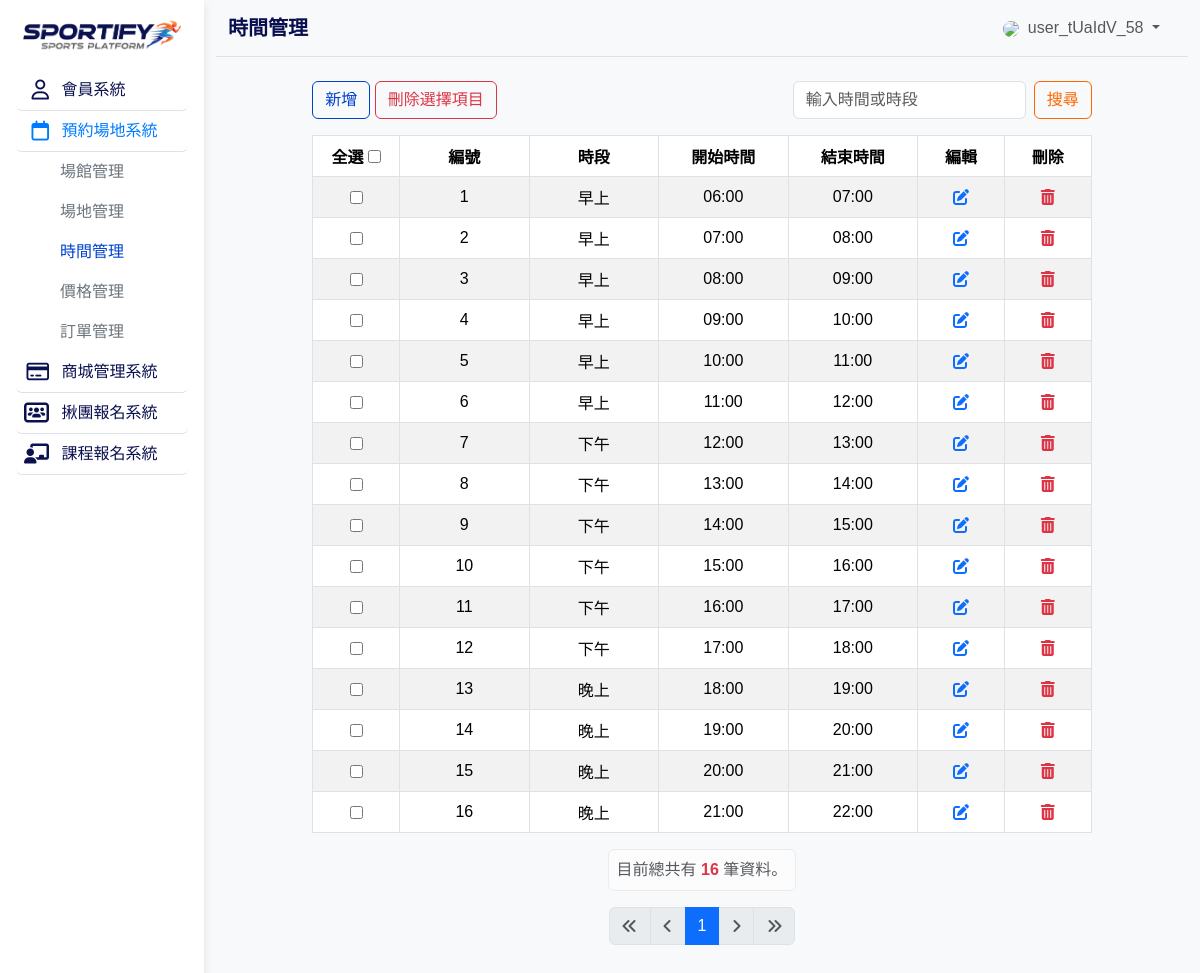
Page /timeslots_list.php (signed in) on the committed database.
### tables this page shows
CREATE TABLE time_slots (
    id TINYINT PRIMARY KEY AUTO_INCREMENT,
    start_time TIME NOT NULL,
    end_time TIME NOT NULL,
    period_id INT NOT NULL,
    FOREIGN KEY (period_id) REFERENCES time_periods(id)
);

CREATE TABLE time_periods (
    id INT PRIMARY KEY AUTO_INCREMENT,
    name VARCHAR(20) NOT NULL
);

### timeslots_list.php (the view, shortened to what this page needs)
<?php include __DIR__ . '/parts/init.php';
$perPage = 20;
$page = isset($_GET['page']) ? intval($_GET['page']) : 1;
$search = isset($_GET['search']) ? trim($_GET['search']) : '';
$searchSql = '';
$params = [];
$sql = "SELECT ts.id,
        DATE_FORMAT(ts.start_time, '%H:%i') AS start_time,
        DATE_FORMAT(ts.end_time, '%H:%i') AS end_time,
        tp.name AS period_name
        FROM time_slots ts
        JOIN time_periods tp ON ts.period_id = tp.id
        $searchSql
        ORDER BY ts.id
        LIMIT " . (($page - 1) * $perPage) . ", " . $perPage;
$stmt = $pdo->prepare($sql);
$stmt->execute($params);
$rows = $stmt->fetchAll();
?>
<?php include __DIR__ . '/parts/html-head.php' ?>
<?php include __DIR__ . '/parts/html-aside.php' ?>
<?php include __DIR__ . '/parts/html-navbar.php' ?>
<div class="container-fluid px-3">
  <div class="row justify-content-center">
    <div class="col-12 col-sm-11 col-md-10">
      <div class="d-flex flex-wrap justify-content-md-between align-items-center gap-2 mb-3">
        <div>
          <a href=" timeslots_add.php" class="btn btn-outline-primary" style="white-space: nowrap;">新增</a>
          <button id="deleteSelected" class="btn btn-outline-danger">刪除選擇項目</button>
        </div>
        <form class="d-flex align-items-center mb-0" role="search" method="GET" action="timeslots_list.php">
          <input class="form-control me-2" type="search" name="search" placeholder="輸入時間或時段" value="<?= htmlentities($search) ?>" aria-label="Search" />
          <button class="btn btn-outline-success" style="white-space: nowrap;" type="submit">搜尋</button>
        </form>
      </div>
      <div class="mb-3">
        <div class="table-responsive">
          <table class="mb-0 table table-bordered table-striped text-center text-break align-middle">
            <thead>
              <tr>
                <th class="sm-th">全選 <input type="checkbox" id="selectAll"></th>
                <th class="sm-th">編號</th>
                <th>時段</th>
                <th>開始時間</th>
                <th>結束時間</th>
                <th class="sm-th">編輯</th>
                <th class="sm-th">刪除</th>
              </tr>
            </thead>
            <tbody>
              <?php foreach ($rows as $r): ?>
                <tr>
                  <td class="sm-td"><input type="checkbox" class="select-item" value="<?= $r['id'] ?>"></td>
                  <td><?= $r['id'] ?></td>
                  <td class="search-field"><?= htmlentities($r['period_name']) ?></td>
                  <td class="search-field startTime"><?= htmlentities($r['start_time']) ?></td>
                  <td class="search-field endTime"><?= htmlentities($r['end_time']) ?></td>
                  <td class="sm-td">
                    <a href="timeslots_edit.php?id=<?= $r['id'] ?>">
                      <i class="fa-solid fa-pen-to-square"></i>
                    </a>
                  </td>
                  <td class="sm-td">
                    <a href="#" class="delete-btn text-danger">
                      <i class="fa-solid fa-trash-can"></i>
                    </a>
                  </td>
                </tr>
              <?php endforeach; ?>
            </tbody>
          </table>
        </div>
      </div>
      <?php include __DIR__ . '/parts/html-pagination.php' ?>
    </div>
  </div>
</div>
<?php include __DIR__ . '/parts/html-scripts.php' ?>
<?php include __DIR__ . '/parts/html-tail.php' ?>

### css/color_style.css (style rules this page uses)
.btn-outline-primary { border-color: var(--ocean-blue) !important; color: var(--ocean-blue) !important; }
.btn-outline-success { border-color: var(--burnt-orange) !important; color: var(--burnt-orange) !important; }

### parts/html-head.php (style rules this page uses)
html, body { height: 100%; font-family: "Noto Sans TC", sans-serif; }
.table td, .table th { min-width: 100px; }
.sm-th, .sm-td { min-width: 67px !important; }

### rows in the picture
time_slots: id "1", period.name "早上", start_time "06:00", end_time "07:00"
time_slots: id "2", period.name "早上", start_time "07:00", end_time "08:00"
time_slots: id "3", period.name "早上", start_time "08:00", end_time "09:00"
time_slots: id "4", period.name "早上", start_time "09:00", end_time "10:00"
time_slots: id "5", period.name "早上", start_time "10:00", end_time "11:00"
time_slots: id "6", period.name "早上", start_time "11:00", end_time "12:00"
time_slots: id "7", period.name "下午", start_time "12:00", end_time "13:00"
time_slots: id "8", period.name "下午", start_time "13:00", end_time "14:00"
time_slots: id "9", period.name "下午", start_time "14:00", end_time "15:00"
time_slots: id "10", period.name "下午", start_time "15:00", end_time "16:00"
time_slots: id "11", period.name "下午", start_time "16:00", end_time "17:00"
time_slots: id "12", period.name "下午", start_time "17:00", end_time "18:00"
time_slots: id "13", period.name "晚上", start_time "18:00", end_time "19:00"
time_slots: id "14", period.name "晚上", start_time "19:00", end_time "20:00"
time_slots: id "15", period.name "晚上", start_time "20:00", end_time "21:00"
time_slots: id "16", period.name "晚上", start_time "21:00", end_time "22:00"

### other values in the picture
$title "時間管理"
$_SESSION['member']['username'] "user_tUaIdV_58"
$totalRows "16"
